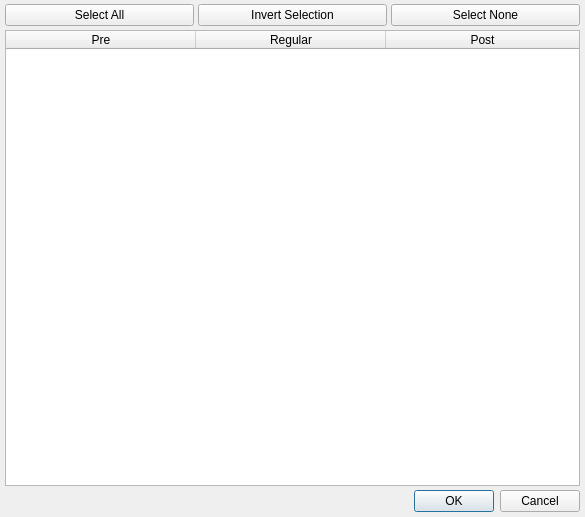
<?xml version="1.0" encoding="UTF-8"?>
<ui version="4.0">
 <class>VariationsDialog</class>
 <widget class="QDialog" name="VariationsDialog">
  <property name="geometry">
   <rect>
    <x>0</x>
    <y>0</y>
    <width>585</width>
    <height>517</height>
   </rect>
  </property>
  <property name="windowTitle">
   <string>Variations Filter</string>
  </property>
  <layout class="QGridLayout" name="gridLayout">
   <property name="leftMargin">
    <number>5</number>
   </property>
   <property name="topMargin">
    <number>4</number>
   </property>
   <property name="rightMargin">
    <number>5</number>
   </property>
   <property name="bottomMargin">
    <number>5</number>
   </property>
   <property name="spacing">
    <number>4</number>
   </property>
   <item row="4" column="0">
    <widget class="QDialogButtonBox" name="ButtonBox">
     <property name="orientation">
      <enum>Qt::Horizontal</enum>
     </property>
     <property name="standardButtons">
      <set>QDialogButtonBox::Cancel|QDialogButtonBox::Ok</set>
     </property>
    </widget>
   </item>
   <item row="3" column="0">
    <widget class="QTableWidget" name="VariationsTable">
     <property name="mouseTracking">
      <bool>false</bool>
     </property>
     <property name="editTriggers">
      <set>QAbstractItemView::NoEditTriggers</set>
     </property>
     <property name="showDropIndicator" stdset="0">
      <bool>false</bool>
     </property>
     <property name="dragEnabled">
      <bool>true</bool>
     </property>
     <property name="selectionMode">
      <enum>QAbstractItemView::ExtendedSelection</enum>
     </property>
     <property name="columnCount">
      <number>3</number>
     </property>
     <attribute name="horizontalHeaderVisible">
      <bool>true</bool>
     </attribute>
     <attribute name="horizontalHeaderCascadingSectionResizes">
      <bool>true</bool>
     </attribute>
     <attribute name="horizontalHeaderDefaultSectionSize">
      <number>190</number>
     </attribute>
     <attribute name="horizontalHeaderHighlightSections">
      <bool>false</bool>
     </attribute>
     <attribute name="horizontalHeaderStretchLastSection">
      <bool>true</bool>
     </attribute>
     <attribute name="verticalHeaderVisible">
      <bool>true</bool>
     </attribute>
     <attribute name="verticalHeaderDefaultSectionSize">
      <number>19</number>
     </attribute>
     <column>
      <property name="text">
       <string>Pre</string>
      </property>
     </column>
     <column>
      <property name="text">
       <string>Regular</string>
      </property>
     </column>
     <column>
      <property name="text">
       <string>Post</string>
      </property>
     </column>
    </widget>
   </item>
   <item row="0" column="0">
    <layout class="QHBoxLayout" name="horizontalLayout">
     <item>
      <widget class="QPushButton" name="SelectAllButton">
       <property name="text">
        <string>Select All</string>
       </property>
      </widget>
     </item>
     <item>
      <widget class="QPushButton" name="InvertSelectionButton">
       <property name="text">
        <string>Invert Selection</string>
       </property>
      </widget>
     </item>
     <item>
      <widget class="QPushButton" name="SelectNoneButton">
       <property name="text">
        <string>Select None</string>
       </property>
      </widget>
     </item>
    </layout>
   </item>
  </layout>
 </widget>
 <resources/>
 <connections>
  <connection>
   <sender>ButtonBox</sender>
   <signal>accepted()</signal>
   <receiver>VariationsDialog</receiver>
   <slot>accept()</slot>
   <hints>
    <hint type="sourcelabel">
     <x>248</x>
     <y>254</y>
    </hint>
    <hint type="destinationlabel">
     <x>157</x>
     <y>274</y>
    </hint>
   </hints>
  </connection>
  <connection>
   <sender>ButtonBox</sender>
   <signal>rejected()</signal>
   <receiver>VariationsDialog</receiver>
   <slot>reject()</slot>
   <hints>
    <hint type="sourcelabel">
     <x>316</x>
     <y>260</y>
    </hint>
    <hint type="destinationlabel">
     <x>286</x>
     <y>274</y>
    </hint>
   </hints>
  </connection>
 </connections>
</ui>
